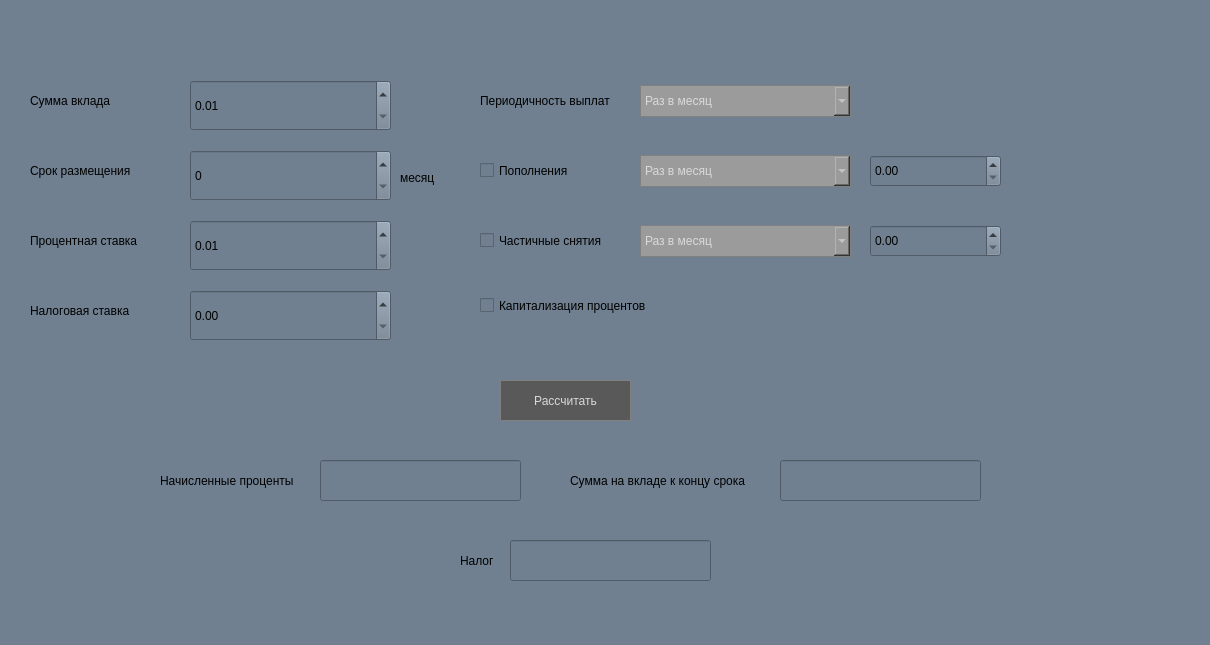
<?xml version="1.0" encoding="UTF-8"?>
<ui version="4.0">
 <class>Deposit_calculator</class>
 <widget class="QDialog" name="Deposit_calculator">
  <property name="geometry">
   <rect>
    <x>0</x>
    <y>0</y>
    <width>1210</width>
    <height>645</height>
   </rect>
  </property>
  <property name="windowTitle">
   <string>Deposit calculator</string>
  </property>
  <property name="styleSheet">
   <string notr="true">background-color: #708090;</string>
  </property>
  <widget class="QPushButton" name="calc">
   <property name="enabled">
    <bool>true</bool>
   </property>
   <property name="geometry">
    <rect>
     <x>500</x>
     <y>380</y>
     <width>131</width>
     <height>41</height>
    </rect>
   </property>
   <property name="sizePolicy">
    <sizepolicy hsizetype="Preferred" vsizetype="Preferred">
     <horstretch>0</horstretch>
     <verstretch>0</verstretch>
    </sizepolicy>
   </property>
   <property name="styleSheet">
    <string notr="true">QPushButton {
	background-color: #595959;
	color: #d9d9d9;
   	border: 1px solid grey;
}
QPushButton:pressed {
    background-color: qradialgradient(spread:pad, cx:0.5, cy:0.5, radius:0.5, fx:0.5, fy:0.5, stop:0 rgba(0, 0, 0, 0), stop:0.52 rgba(0, 0, 0, 0), stop:0.565 rgba(82, 121, 76, 33), stop:0.650246 rgba(235, 235, 235, 64), stop:0.724138 rgba(255, 254, 250, 129), stop:0.768473 rgba(255, 255, 255, 204), stop:0.891626 rgba(253, 252, 255, 64), stop:1 rgba(0, 0, 0, 0));
	border: 1px solid grey;
}</string>
   </property>
   <property name="text">
    <string>Рассчитать</string>
   </property>
  </widget>
  <widget class="QLabel" name="label">
   <property name="geometry">
    <rect>
     <x>30</x>
     <y>80</y>
     <width>131</width>
     <height>41</height>
    </rect>
   </property>
   <property name="text">
    <string>Сумма вклада</string>
   </property>
  </widget>
  <widget class="QLabel" name="label_2">
   <property name="geometry">
    <rect>
     <x>30</x>
     <y>150</y>
     <width>131</width>
     <height>41</height>
    </rect>
   </property>
   <property name="text">
    <string>Срок размещения</string>
   </property>
  </widget>
  <widget class="QLabel" name="label_3">
   <property name="geometry">
    <rect>
     <x>30</x>
     <y>220</y>
     <width>131</width>
     <height>41</height>
    </rect>
   </property>
   <property name="text">
    <string>Процентная ставка</string>
   </property>
  </widget>
  <widget class="QLabel" name="label_4">
   <property name="geometry">
    <rect>
     <x>30</x>
     <y>290</y>
     <width>131</width>
     <height>41</height>
    </rect>
   </property>
   <property name="text">
    <string>Налоговая ставка</string>
   </property>
  </widget>
  <widget class="QLabel" name="label_5">
   <property name="geometry">
    <rect>
     <x>460</x>
     <y>540</y>
     <width>51</width>
     <height>41</height>
    </rect>
   </property>
   <property name="text">
    <string>Налог</string>
   </property>
  </widget>
  <widget class="QLabel" name="label_6">
   <property name="geometry">
    <rect>
     <x>570</x>
     <y>460</y>
     <width>211</width>
     <height>41</height>
    </rect>
   </property>
   <property name="text">
    <string>Сумма на вкладе к концу срока</string>
   </property>
  </widget>
  <widget class="QLabel" name="label_7">
   <property name="geometry">
    <rect>
     <x>160</x>
     <y>460</y>
     <width>161</width>
     <height>41</height>
    </rect>
   </property>
   <property name="text">
    <string>Начисленные проценты</string>
   </property>
  </widget>
  <widget class="QLabel" name="label_8">
   <property name="geometry">
    <rect>
     <x>480</x>
     <y>80</y>
     <width>151</width>
     <height>41</height>
    </rect>
   </property>
   <property name="text">
    <string>Периодичность выплат</string>
   </property>
  </widget>
  <widget class="QCheckBox" name="capitalization">
   <property name="geometry">
    <rect>
     <x>480</x>
     <y>290</y>
     <width>211</width>
     <height>31</height>
    </rect>
   </property>
   <property name="text">
    <string>Капитализация процентов</string>
   </property>
  </widget>
  <widget class="QComboBox" name="pmnt_period">
   <property name="geometry">
    <rect>
     <x>640</x>
     <y>85</y>
     <width>211</width>
     <height>32</height>
    </rect>
   </property>
   <property name="styleSheet">
    <string notr="true">  background-color: rgb(155, 155, 156);
  color: #d9d9d9; 
  border: 1px solid gray;</string>
   </property>
   <item>
    <property name="text">
     <string>Раз в месяц</string>
    </property>
   </item>
   <item>
    <property name="text">
     <string>Раз в полгода</string>
    </property>
   </item>
   <item>
    <property name="text">
     <string>В конце срока</string>
    </property>
   </item>
  </widget>
  <widget class="QDoubleSpinBox" name="line_sum">
   <property name="geometry">
    <rect>
     <x>190</x>
     <y>80</y>
     <width>201</width>
     <height>51</height>
    </rect>
   </property>
   <property name="minimum">
    <double>0.010000000000000</double>
   </property>
   <property name="maximum">
    <double>999999999999999939709166371603178586112.000000000000000</double>
   </property>
   <property name="value">
    <double>0.010000000000000</double>
   </property>
  </widget>
  <widget class="QDoubleSpinBox" name="interest_rate">
   <property name="geometry">
    <rect>
     <x>190</x>
     <y>220</y>
     <width>201</width>
     <height>51</height>
    </rect>
   </property>
   <property name="minimum">
    <double>0.010000000000000</double>
   </property>
   <property name="maximum">
    <double>999.000000000000000</double>
   </property>
   <property name="value">
    <double>0.010000000000000</double>
   </property>
  </widget>
  <widget class="QDoubleSpinBox" name="tax_rate">
   <property name="geometry">
    <rect>
     <x>190</x>
     <y>290</y>
     <width>201</width>
     <height>51</height>
    </rect>
   </property>
   <property name="minimum">
    <double>0.000000000000000</double>
   </property>
   <property name="maximum">
    <double>999.000000000000000</double>
   </property>
   <property name="value">
    <double>0.000000000000000</double>
   </property>
  </widget>
  <widget class="QLineEdit" name="percents">
   <property name="geometry">
    <rect>
     <x>320</x>
     <y>460</y>
     <width>201</width>
     <height>41</height>
    </rect>
   </property>
  </widget>
  <widget class="QLineEdit" name="tax">
   <property name="geometry">
    <rect>
     <x>510</x>
     <y>540</y>
     <width>201</width>
     <height>41</height>
    </rect>
   </property>
  </widget>
  <widget class="QLineEdit" name="end_sum">
   <property name="geometry">
    <rect>
     <x>780</x>
     <y>460</y>
     <width>201</width>
     <height>41</height>
    </rect>
   </property>
  </widget>
  <widget class="QComboBox" name="addition_when">
   <property name="geometry">
    <rect>
     <x>640</x>
     <y>155</y>
     <width>211</width>
     <height>32</height>
    </rect>
   </property>
   <property name="styleSheet">
    <string notr="true">  background-color: rgb(155, 155, 156);
  color: #d9d9d9; 
  border: 1px solid gray;</string>
   </property>
   <item>
    <property name="text">
     <string>Раз в месяц</string>
    </property>
   </item>
   <item>
    <property name="text">
     <string>Раз в квартал</string>
    </property>
   </item>
   <item>
    <property name="text">
     <string>Раз в полгода</string>
    </property>
   </item>
   <item>
    <property name="text">
     <string>Раз в год</string>
    </property>
   </item>
  </widget>
  <widget class="QComboBox" name="partial_when">
   <property name="geometry">
    <rect>
     <x>640</x>
     <y>225</y>
     <width>211</width>
     <height>32</height>
    </rect>
   </property>
   <property name="styleSheet">
    <string notr="true">  background-color: rgb(155, 155, 156);
  color: #d9d9d9; 
  border: 1px solid gray;</string>
   </property>
   <item>
    <property name="text">
     <string>Раз в месяц</string>
    </property>
   </item>
   <item>
    <property name="text">
     <string>Раз в квартал</string>
    </property>
   </item>
   <item>
    <property name="text">
     <string>Раз в полгода</string>
    </property>
   </item>
   <item>
    <property name="text">
     <string>Раз в год</string>
    </property>
   </item>
  </widget>
  <widget class="QLabel" name="label_11">
   <property name="geometry">
    <rect>
     <x>400</x>
     <y>170</y>
     <width>58</width>
     <height>16</height>
    </rect>
   </property>
   <property name="text">
    <string>месяц</string>
   </property>
  </widget>
  <widget class="QSpinBox" name="line_term">
   <property name="geometry">
    <rect>
     <x>190</x>
     <y>150</y>
     <width>201</width>
     <height>51</height>
    </rect>
   </property>
  </widget>
  <widget class="QCheckBox" name="add_check">
   <property name="geometry">
    <rect>
     <x>480</x>
     <y>150</y>
     <width>131</width>
     <height>41</height>
    </rect>
   </property>
   <property name="text">
    <string>Пополнения</string>
   </property>
  </widget>
  <widget class="QCheckBox" name="partial_check">
   <property name="geometry">
    <rect>
     <x>480</x>
     <y>220</y>
     <width>141</width>
     <height>41</height>
    </rect>
   </property>
   <property name="text">
    <string>Частичные снятия</string>
   </property>
  </widget>
  <widget class="QDoubleSpinBox" name="addition">
   <property name="geometry">
    <rect>
     <x>870</x>
     <y>155</y>
     <width>131</width>
     <height>32</height>
    </rect>
   </property>
   <property name="minimum">
    <double>0.000000000000000</double>
   </property>
   <property name="maximum">
    <double>999999999999999939709166371603178586112.000000000000000</double>
   </property>
   <property name="value">
    <double>0.000000000000000</double>
   </property>
  </widget>
  <widget class="QDoubleSpinBox" name="partial">
   <property name="geometry">
    <rect>
     <x>870</x>
     <y>225</y>
     <width>131</width>
     <height>32</height>
    </rect>
   </property>
   <property name="minimum">
    <double>0.000000000000000</double>
   </property>
   <property name="maximum">
    <double>999999999999999939709166371603178586112.000000000000000</double>
   </property>
   <property name="value">
    <double>0.000000000000000</double>
   </property>
  </widget>
 </widget>
 <resources/>
 <connections/>
</ui>
